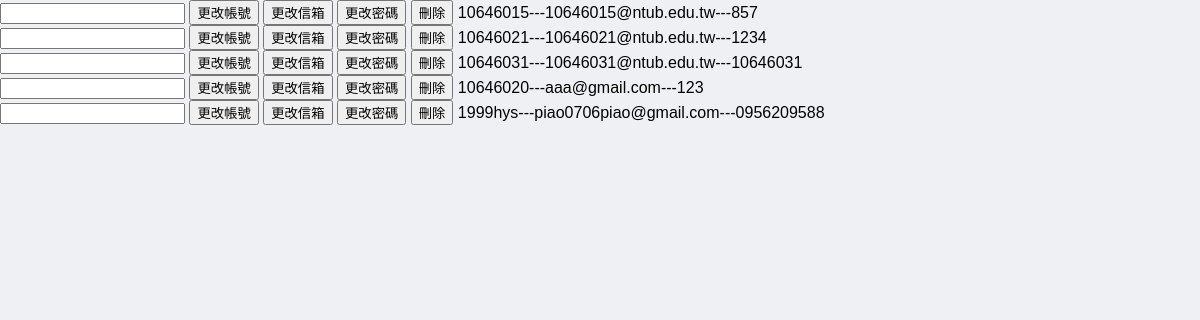
The page /manage on the database as committed earlier.
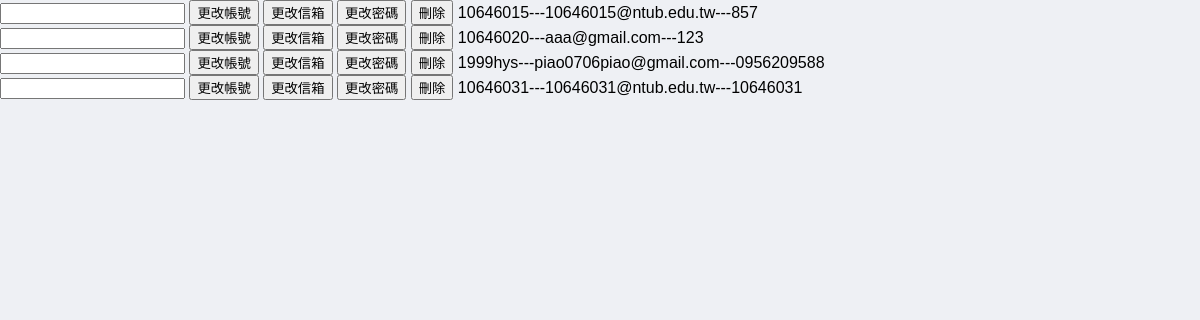
The same page on the database as committed later.
### tables this page shows
CREATE TABLE account (username CHAR (50) NOT NULL PRIMARY KEY, email CHAR (50) NOT NULL, password CHAR (50) NOT NULL);

### app.py (the view)
@app.route('/manage')
def manage():
    acc = getID.getAcc()
    return render_template('manage.html', acc = acc, n = len(acc))

### app.py (called while the page is built)
@login_manager.request_loader
def request_loader(request):
    uid = request.form.get('username')
    a = getID.checkLoginAccID(uid)
    if a == False:
        return
    user = User()
    user.id = uid
    a = getID.checkLoginAcc(uid, request.form['password'])
    user.is_authenticated = a
    return user

### getID.py (called while the page is built)
def checkLoginAccID(uid):
    conn = sqlite3.connect('stock.db')
    c =conn.cursor()
    c.execute("select * from account")
    for rows in c.fetchall():
        if uid == rows[0]:
            print("帳號存在")
            return True
    print("帳號不存在")
    return False

def getAcc():
    conn = sqlite3.connect('stock.db')
    c =conn.cursor()
    c.execute("select * from account")
    re = []
    for rows in c.fetchall():
        re.append(rows)
    return re

### templates/manage.html (shortened to what this page needs)
<!doctype html>
<html>
<head>
<link rel="stylesheet" href="http://code.jquery.com/ui/1.12.1/themes/base/jquery-ui.css">
<link href="{{ url_for('static', filename='css/main.css') }}" rel="stylesheet" type="text/css" />
</head>
<body>
    <div>
    {% for i in range(n) %}
    <input type="text" id="username{{acc[i][0]}}">
        <button onclick="alter('{{acc[i][0]}}', 0)">更改帳號</button>
        <button onclick="alter('{{acc[i][0]}}', 1)">更改信箱</button>
        <button onclick="alter('{{acc[i][0]}}', 2)">更改密碼</button>
        <button onclick="javascript:location.href='/deleteAcc/{{acc[i][0]}}'">刪除</button>
        <a>{{acc[i][0]}}---{{acc[i][1]}}---{{acc[i][2]}}</a><br>
    {% endfor %}
    </div>
</body>
</html>

### static/css/main.css (style rules this page uses)
html, body { font-family: 'Noto Sans TC', sans-serif; margin:0; background:#eef0f4; width: 100vw; height: 215vh; }

Rows that differ between the two databases and show on the page:
removed account: username "10646021", email "10646021@ntub.edu.tw", password "1234"
Other text that changed with them:
list line gone: " 更改帳號 更改信箱 更改密碼 刪除 --- ---"
